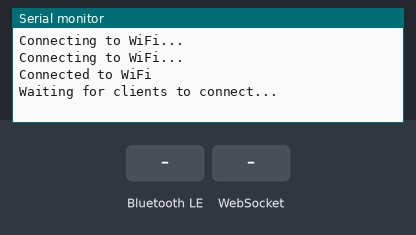
The sketch below on a simulated ESP32. Shown: the last lines printed to the serial monitor. Inputs (shaded band) come from the test bench. WiFi joins after 1.5 s; servers stay silent unless stated; nothing arrives over Bluetooth unless stated; a phone connects over Bluetooth LE 3 s after start.

Above: at 3.2 s.
3.3 s: Bluetooth LE write "Flight number:" received
At 4.1 s:
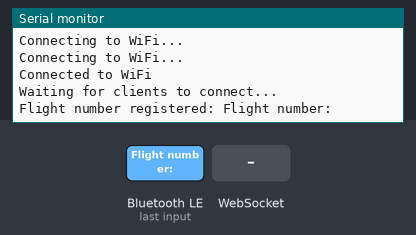
6.3 s: WebSocket text "Flight number:" received
At 7.5 s:
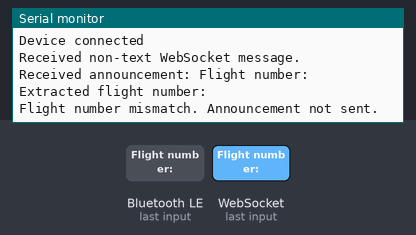
7.8 s: Bluetooth LE write "1" received
At 8.7 s:
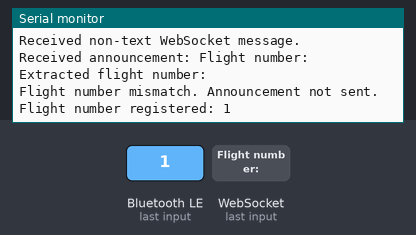
9.3 s: WebSocket text "1" received
At 9.8 s:
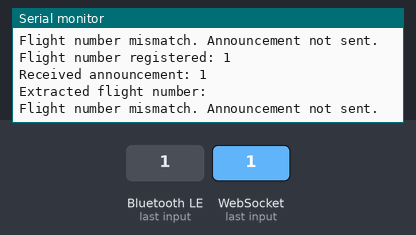

The sketch:

new.ino
```cpp
#include <WiFi.h>
#include <WebSocketsClient.h>
#include <NimBLEDevice.h>

const char* ssid = " #wifi name ";
const char* password = " #wifi pass ";
const char* websocket_server = "10.17.65.5";
const uint16_t websocket_port = 8080;

WebSocketsClient webSocket;
NimBLEServer* server;
NimBLECharacteristic* announcementCharacteristic;
NimBLECharacteristic* flightNumberCharacteristic;
String registeredFlightNumber;  // Flight number entered by the user
bool deviceConnected = false;

class MyServerCallbacks : public NimBLEServerCallbacks {
    void onConnect(NimBLEServer* pServer) {
        deviceConnected = true;
        Serial.println(F("Device connected"));
    }

    void onDisconnect(NimBLEServer* pServer) {
        deviceConnected = false;
        Serial.println(F("Device disconnected"));
        server->getAdvertising()->start();
    }
};

// Callback for handling flight number input from LightBlue
class FlightNumberCallback : public NimBLECharacteristicCallbacks {
    void onWrite(NimBLECharacteristic* pCharacteristic) {
        registeredFlightNumber = pCharacteristic->getValue().c_str();
        Serial.println("Flight number registered: " + registeredFlightNumber);
    }
};

// Function to extract the flight number from the WebSocket message
String extractFlightNumber(String message) {
    int index = message.indexOf("Flight number:");
    if (index != -1) {
        String flightNumber = message.substring(index + 14);  // Extract substring after "Flight number:"
        flightNumber.trim();  // Remove any leading or trailing whitespace
        return flightNumber;
    }
    return "";
}

void onWebSocketEvent(WStype_t type, uint8_t * payload, size_t length) {
    if (type == WStype_TEXT) {
        String announcement = String((char*)payload);  // Convert payload to String
        Serial.println("Received announcement: " + announcement);

        // Extract the flight number from the announcement
        String announcementFlightNumber = extractFlightNumber(announcement);
        Serial.println("Extracted flight number: " + announcementFlightNumber);

        // Check if the announcement's flight number matches the registered flight number
        if (announcementFlightNumber == registeredFlightNumber) {
            if (deviceConnected) {
                Serial.println("Device is connected via Bluetooth");
                announcementCharacteristic->setValue((uint8_t*)announcement.c_str(), announcement.length());
                announcementCharacteristic->notify();
                Serial.println("Announcement sent via Bluetooth: " + announcement);
            } else {
                Serial.println("No Bluetooth device connected; cannot send notification.");
            }
        } else {
            Serial.println("Flight number mismatch. Announcement not sent.");
        }
    } else {
        Serial.println("Received non-text WebSocket message.");
    }
}

void connectToWiFi() {
    WiFi.begin(ssid, password);
    while (WiFi.status() != WL_CONNECTED) {
        delay(1000);
        Serial.println(F("Connecting to WiFi..."));
    }
    Serial.println(F("Connected to WiFi"));
}

void setup() {
    Serial.begin(115200);

    // Connect to Wi-Fi
    connectToWiFi();

    // Initialize WebSocket
    webSocket.begin(websocket_server, websocket_port, "/");
    webSocket.onEvent(onWebSocketEvent);

    // Initialize Bluetooth
    NimBLEDevice::init("Airport Announcer");
    server = NimBLEDevice::createServer();
    server->setCallbacks(new MyServerCallbacks());
    NimBLEService* announcementService = server->createService(NimBLEUUID((uint16_t)0x181C));

    // Announcement characteristic for notifications
    announcementCharacteristic = announcementService->createCharacteristic(
        NimBLEUUID((uint16_t)0x2A3D),
        NIMBLE_PROPERTY::NOTIFY
    );

    // Flight number characteristic to accept flight number input
    flightNumberCharacteristic = announcementService->createCharacteristic(
        NimBLEUUID((uint16_t)0x2A90), // UUID for flight number characteristic
        NIMBLE_PROPERTY::WRITE
    );
    flightNumberCharacteristic->setCallbacks(new FlightNumberCallback());

    announcementService->start();
    server->getAdvertising()->start();
    Serial.println(F("Waiting for clients to connect..."));
}

void loop() {
    webSocket.loop();
    if (WiFi.status() != WL_CONNECTED) {
        connectToWiFi();  // Reconnect if WiFi connection is lost
    }
}
```

Measured:
- after the input at 3.3 s, the serial monitor: prints a new line at once (image 1)
- after the input at 6.3 s, the serial monitor: prints a new line at once (image 2)
- after the input at 7.8 s, the serial monitor: prints a new line at once (image 3)
- after the input at 9.3 s, the serial monitor: prints a new line at once (image 4)
